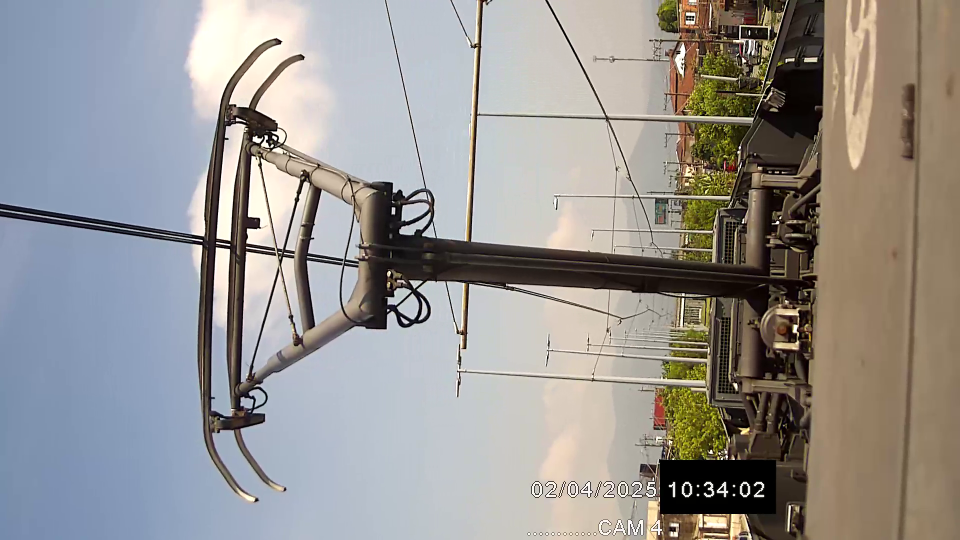
#> input picture Estudos para alinhar os frames com OCR/Analise c4/img_03.png, 1920 x 1080 px (shown at 1/2 size); its folder holds only this picture in this run
$ python -i 'ExtraçãoFrameMaisOCR.py'   (imports and definitions only)
#> lines starting #> are read from the running program, lines starting #| are printed output that depends on the picture
import cv2
import pytesseract
import os
import subprocess
from datetime import datetime
from PIL import Image, ImageEnhance, ImageOps
import csv
import re
from concurrent.futures import ThreadPoolExecutor, as_completed
from ProcessaHoraC2 import processar_imagem

# === CONFIG ===
VIDEO_FILE = 'C02.mkv'
FRAME_DIR = 'frames'
OUTPUT_CSV = 'timestamps.csv'
CROP_REGION = (980, 1025, 210, 55)  # x, y, w, h
THREADS = 15
RESIZE_SCALE = 0.5
MAX_ATTEMPTS = 20

import subprocess
import os

# [40 lines left out: functions converter_video_para_30fps, clean_ocr_text, not called in this run]

# === FUNÇÃO: Tentar OCR com ajustes ===
def try_ocr_with_enhancements(image_path):
#> called with image_path = '../Analise c4/img_03.png'
    try:
        img = Image.open(image_path)
#> img is the input picture: PIL image 1920x1080 RGB; mean R, G, B 151.2, 148.3, 145.8
        x, y, w, h = CROP_REGION

        # Valida se a tupla de corte está correta
        if not all(isinstance(val, int) for val in (x, y, w, h)):
            raise ValueError(f"CROP_REGION mal definida: {CROP_REGION}")
        cropped = img.crop((x, y, x + w, y + h))
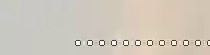
#> cropped: PIL image 210x55 RGB; mean R, G, B 207.3, 199, 187.4


        for attempt in range(MAX_ATTEMPTS):
            enhanced = ImageOps.invert(cropped)
            contrast_factor = 2.0 + (attempt * 0.05)
            enhanced = ImageEnhance.Contrast(enhanced).enhance(contrast_factor)
            resized = enhanced.resize((int(w * RESIZE_SCALE), int(h * RESIZE_SCALE)), Image.LANCZOS)

            text = pytesseract.image_to_string(resized, config='--psm 7 -c tessedit_char_whitelist=0123456789:')
            cleaned = clean_ocr_text(text)
            match = re.search(r'\d{2}:\d{2}:\d{2}', cleaned)
            if match:
                timestamp = datetime.strptime(match.group(0), '%H:%M:%S')
                return image_path, timestamp, text
#> this loop made 1 pass
#> pass 1, in try_ocr_with_enhancements, `enhanced = ImageOps.invert(cropped)`:
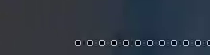
#> enhanced: PIL image 210x55 RGB; mean R, G, B 47.7, 56, 67.6
#> pass 1, in try_ocr_with_enhancements, `enhanced = ImageEnhance.Contrast(enhanced).enhance(contrast_factor)`:
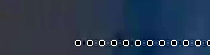
#> enhanced: PIL image 210x55 RGB; mean R, G, B 40.6, 56.5, 78.9
#> pass 1, in try_ocr_with_enhancements, `resized = enhanced.resize((int(w * RESIZE_SCALE), int(h * RESIZE_SCALE..`:
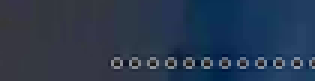
#> resized: PIL image 105x27 RGB (shown 3 times larger); mean R, G, B 40.6, 56.5, 78.9

        return image_path, None, ''  # Retorno garantido mesmo sem sucesso no OCR
    except Exception as e:
        print(f'[!] Erro OCR {image_path}: {e}')
        return image_path, None, ''  # Garante retorno mesmo em erro
import time
from concurrent.futures import ThreadPoolExecutor, as_completed

# [65 lines left out: functions processarTodosFrames, processar_e_salvar_regiao, extract_frames, not called in this run]

import time  # Adiciona se ainda não tiver importado

# === FUNÇÃO: OCR em paralelo com threads ===
# [24 lines left out: function process_all_frames, not called in this run]


# === MAIN ===
# [17 lines not run here, left out]

#> (the run stopped early here; a loop or call above may not have finished)
